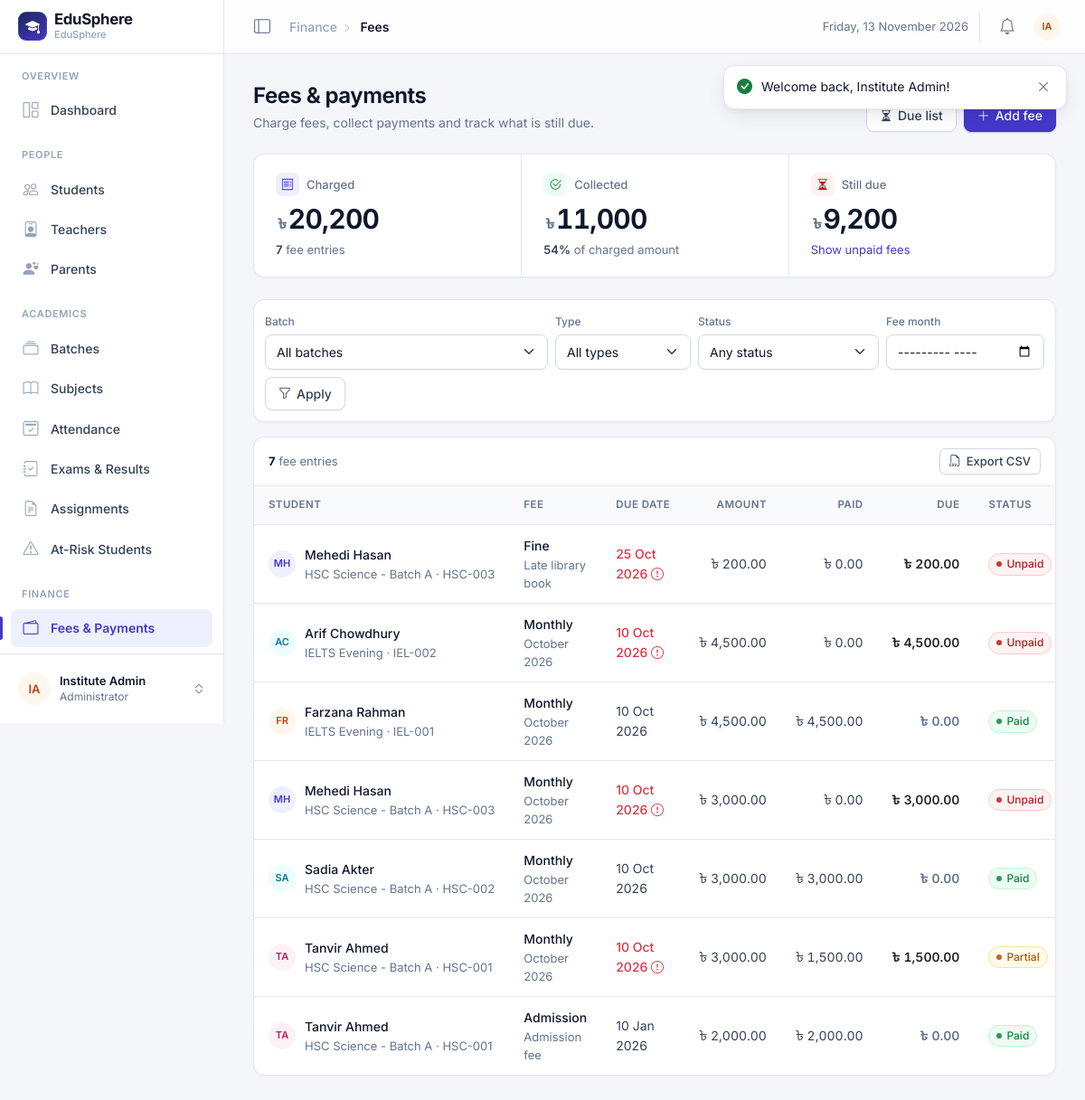
The page /fees/index.php (signed in) on the database its author committed.
### tables this page shows
CREATE TABLE fees (
    id          INT AUTO_INCREMENT PRIMARY KEY,
    student_id  INT NOT NULL,
    fee_type    ENUM('Monthly','Admission','Exam','Fine') NOT NULL,
    amount      DECIMAL(10,2) NOT NULL,
    fee_month   VARCHAR(7) NULL,                         
    due_date    DATE NULL,
    description VARCHAR(255) NULL,
    created_at  DATETIME NOT NULL DEFAULT CURRENT_TIMESTAMP,
    FOREIGN KEY (student_id) REFERENCES students(id) ON DELETE CASCADE
);

CREATE TABLE users (
    id              INT AUTO_INCREMENT PRIMARY KEY,
    name            VARCHAR(100) NOT NULL,
    username        VARCHAR(50)  NOT NULL UNIQUE,
    email           VARCHAR(100) NOT NULL UNIQUE,
    password        VARCHAR(255) NOT NULL,               
    role            ENUM('admin','teacher','student','parent') NOT NULL,
    status          ENUM('active','inactive') NOT NULL DEFAULT 'active',
    failed_attempts INT NOT NULL DEFAULT 0,
    locked_until    DATETIME NULL,
    reset_token     VARCHAR(64) NULL,
    reset_expires   DATETIME NULL,
    created_at      DATETIME NOT NULL DEFAULT CURRENT_TIMESTAMP
);

CREATE TABLE batches (
    id          INT AUTO_INCREMENT PRIMARY KEY,
    name        VARCHAR(100) NOT NULL,
    session     VARCHAR(20)  NOT NULL,                   
    description VARCHAR(255) NULL,
    created_at  DATETIME NOT NULL DEFAULT CURRENT_TIMESTAMP
);

CREATE TABLE students (
    id             INT AUTO_INCREMENT PRIMARY KEY,
    user_id        INT NOT NULL UNIQUE,
    batch_id       INT NULL,
    roll_no        VARCHAR(20) NOT NULL,
    dob            DATE NULL,
    gender         ENUM('Male','Female','Other') NULL,
    phone          VARCHAR(20) NULL,
    address        VARCHAR(255) NULL,
    guardian_name  VARCHAR(100) NULL,
    photo          VARCHAR(255) NULL,
    admission_date DATE NULL,
    FOREIGN KEY (user_id)  REFERENCES users(id)   ON DELETE CASCADE,
    FOREIGN KEY (batch_id) REFERENCES batches(id) ON DELETE SET NULL
);

### fees/index.php (the view, shortened to what this page needs)
<?php
require_once __DIR__ . '/../includes/functions.php';
$batch_id   = get_int('batch_id');
$student_id = get_int('student_id');
$status     = $_GET['status'] ?? '';
$type       = $_GET['type'] ?? '';
$month      = $_GET['month'] ?? '';
$sql = 'SELECT f.*, u.name AS student, s.roll_no, b.name AS batch,
               (SELECT COALESCE(SUM(p.amount_paid),0) FROM payments p WHERE p.fee_id = f.id) AS paid
          FROM fees f
          JOIN students s ON s.id = f.student_id
          JOIN users u ON u.id = s.user_id
          LEFT JOIN batches b ON b.id = s.batch_id
         WHERE 1 = 1';
$params = [];
$sql .= ' ORDER BY f.due_date DESC, f.id DESC';
$st = $pdo->prepare($sql);
$st->execute($params);
$fees = $st->fetchAll();
$sum_amount = array_sum(array_column($fees, 'amount'));
$sum_paid   = array_sum(array_column($fees, 'paid'));
$student_name = '';
require __DIR__ . '/../includes/header.php';
$filtered = $batch_id || $type || $status || $month;
$actions = '<a href="' . url('fees/index.php?status=due') . '" class="btn btn-light"><i class="bi bi-hourglass-split"></i> Due list</a>'
    . '<a href="' . url('fees/add.php' . ($student_id ? '?student_id=' . $student_id : '')) . '" class="btn btn-brand"><i class="bi bi-plus-lg"></i> Add fee</a>';
?>
<?php if ($student_id): ?>
    <?php page_head('Fees · ' . $student_name, 'Every fee charged to this student and the payments received.', $actions, ['All fees', 'fees/index.php']); ?>
<?php else: ?>
    <?php page_head('Fees & payments', 'Charge fees, collect payments and track what is still due.', $actions); ?>
<?php endif; ?>
<section class="kpi-strip cols-3" aria-label="Totals for this list">
    <div class="kpi">
        <div class="kpi-label"><span class="kpi-icon is-primary"><i class="bi bi-receipt"></i></span> Charged</div>
        <div class="kpi-value"><?= money_kpi($sum_amount) ?></div>
        <div class="kpi-meta"><strong><?= count($fees) ?></strong> fee entr<?= count($fees) === 1 ? 'y' : 'ies' ?><?= $filtered ? ' in this view' : '' ?></div>
    </div>
    <div class="kpi">
        <div class="kpi-label"><span class="kpi-icon is-success"><i class="bi bi-check2-circle"></i></span> Collected</div>
        <div class="kpi-value"><?= money_kpi($sum_paid) ?></div>
        <div class="kpi-meta"><?= $sum_amount > 0 ? '<strong>' . round($sum_paid / $sum_amount * 100) . '%</strong> of charged amount' : 'Nothing charged yet' ?></div>
    </div>
    <div class="kpi">
        <div class="kpi-label"><span class="kpi-icon is-danger"><i class="bi bi-hourglass-split"></i></span> Still due</div>
        <div class="kpi-value"><?= money_kpi($sum_amount - $sum_paid) ?></div>
        <div class="kpi-meta"><a href="<?= url('fees/index.php?status=due' . ($student_id ? '&student_id=' . $student_id : '')) ?>">Show unpaid fees</a></div>
    </div>
</section>
<form class="filter-bar filter-form">
    <?php if (!$student_id): ?>
    <div class="grow"><label class="form-label" for="batch_id">Batch</label>
        <select name="batch_id" id="batch_id" class="form-select">
            <option value="">All batches</option>
        </select></div>
    <?php endif; ?>
    <div class="fixed" style="flex-basis:150px"><label class="form-label" for="type">Type</label>
        <select name="type" id="type" class="form-select">
            <option value="">All types</option>
        </select></div>
    <div class="fixed"><label class="form-label" for="status">Status</label>
        <select name="status" id="status" class="form-select">
            <option value="">Any status</option>
        </select></div>
    <div class="fixed" style="flex-basis:170px"><label class="form-label" for="month">Fee month</label>
        <input type="month" name="month" id="month" class="form-control" value="<?= e($month) ?>"></div>
    <button class="btn btn-light"><i class="bi bi-funnel"></i> Apply</button>
</form>
<div class="card mb-4">
    <div class="table-toolbar">
        <span class="table-count"><strong><?= count($fees) ?></strong> fee entr<?= count($fees) === 1 ? 'y' : 'ies' ?></span>
        <button class="btn btn-sm btn-light no-print" data-export-csv="#feeTable" data-filename="fees.csv"><i class="bi bi-filetype-csv"></i> Export CSV</button>
    </div>
    <div class="table-responsive">
        <table class="table table-hover table-stack" id="feeTable">
            <thead><tr><?php if (!$student_id): ?><th>Student</th><?php endif; ?><th>Fee</th><th>Due date</th><th class="num">Amount</th><th class="num">Paid</th><th class="num">Due</th><th>Status</th><th class="text-end no-export">Actions</th></tr></thead>
            <tbody>
            <?php foreach ($fees as $f): $due = $f['amount'] - $f['paid']; $fs = fee_status($f['amount'], $f['paid']);
                $overdue = $fs !== 'Paid' && $f['due_date'] && $f['due_date'] < today(); ?>
                <tr>
                    <?php if (!$student_id): ?>
                    <td><div class="person"><?= avatar($f['student'], null, 'sm') ?><div class="min-w-0">
                        <a class="person-name" href="?student_id=<?= $f['student_id'] ?>"><?= e($f['student']) ?></a>
                        <div class="person-sub"><?= e($f['batch']) ?> · <?= e($f['roll_no']) ?></div></div></div></td>
                    <?php endif; ?>
                    <td data-label="Fee"><div class="cell-main"><?= e($f['fee_type']) ?></div>
                        <div class="cell-sub"><?= e($f['fee_month'] ? date('F Y', strtotime($f['fee_month'] . '-01')) : $f['description']) ?></div></td>
                    <td data-label="Due date" class="<?= $overdue ? 'text-danger fw-medium' : '' ?>"><?= fmt_date($f['due_date']) ?><?= $overdue ? ' <i class="bi bi-exclamation-circle" title="Overdue"></i>' : '' ?></td>
                    <td class="num" data-label="Amount"><?= money($f['amount']) ?></td>
                    <td class="num" data-label="Paid"><?= money($f['paid']) ?></td>
                    <td class="num fw-semibold <?= $due > 0 ? 'text-dark' : 'text-muted' ?>" data-label="Due"><?= money($due) ?></td>
                    <td data-label="Status"><?= status_badge($fs) ?></td>
                </tr>
            <?php endforeach; ?>
            </tbody>
        </table>
    </div>
</div>
<?php require __DIR__ . '/../includes/footer.php'; ?>

### includes/functions.php (shortened to what this page needs)
<?php
function e($value): string
{
    return htmlspecialchars((string)($value ?? ''), ENT_QUOTES, 'UTF-8');
}
function url(string $path = ''): string
{
    return BASE_URL . '/' . ltrim($path, '/');
}
function show_flash(): void
{
    $icons = ['success' => 'check-circle-fill', 'danger' => 'exclamation-octagon-fill',
              'warning' => 'exclamation-triangle-fill', 'info' => 'info-circle-fill'];
    echo '<div class="toast-stack" aria-live="polite">';
    foreach ($_SESSION['flash'] as $f) {
        $type = isset($icons[$f['type']]) ? $f['type'] : 'info';
        echo '<div class="es-toast is-' . $type . '" role="' . ($type === 'danger' ? 'alert' : 'status') . '" data-autohide="'
            . (in_array($type, ['success', 'info'], true) ? '1' : '0') . '">'
            . '<i class="bi bi-' . $icons[$type] . '"></i>'
            . '<div class="es-toast-msg">' . e($f['msg']) . '</div>'
            . '<button type="button" class="btn-close" aria-label="Close"></button></div>';
    }
    echo '</div>';
}
function page_head(string $title, string $sub = '', string $actions = '', ?array $back = null): void
{
    echo '<div class="page-head"><div><h1>' . e($title) . '</h1>';
    if ($sub !== '') echo '<p class="page-sub">' . $sub . '</p>';
    echo '</div>';
    if ($actions !== '') echo '<div class="page-actions no-print">' . $actions . '</div>';
    echo '</div>';
}
function initials(string $name): string
{
    $parts = preg_split('/\s+/', trim($name)) ?: [];
    $out = '';
    foreach (array_slice($parts, 0, 2) as $p) {
        $out .= mb_strtoupper(mb_substr($p, 0, 1));
    }
    return $out ?: '?';
}
function avatar(string $name, ?string $photo = null, string $size = ''): string
{
    $cls = 'avatar' . ($size ? ' avatar-' . $size : '');
    $tone = (abs(crc32($name)) % 5) + 1;
    return '<span class="' . $cls . ' tone-' . $tone . '" aria-hidden="true">' . e(initials($name)) . '</span>';
}
function money($amount): string
{
    return '৳' . "\u{00A0}" . number_format((float)$amount, 2);
}
function money_kpi($amount): string
{
    $a = (float)$amount;
    $num = number_format($a, fmod($a, 1.0) == 0.0 ? 0 : 2);
    return '<span class="unit">৳</span>' . $num;
}
function fmt_date($date): string
{
    return $date ? date('d M Y', strtotime($date)) : '-';
}
function today(): string
{
    return date('Y-m-d');
}
function get_int(string $key, int $default = 0): int
{
    return isset($_GET[$key]) ? (int)$_GET[$key] : $default;
}
function status_badge(string $status): string
{
    $map = [
        'Present' => 'success', 'Absent' => 'danger', 'Late' => 'warning',
        'Paid' => 'success', 'Partial' => 'warning', 'Unpaid' => 'danger',
        'active' => 'success', 'inactive' => 'secondary',
    ];
    $c = $map[$status] ?? 'secondary';
    return '<span class="badge dot text-bg-' . $c . '">' . e(ucfirst($status)) . '</span>';
}
function fee_status(float $amount, float $paid): string
{
    if ($paid <= 0) return 'Unpaid';
    if ($paid < $amount) return 'Partial';
    return 'Paid';
}

### rows shown on the page
fees: users.name "MH", users.name "Mehedi Hasan", batches.name "HSC Science - Batch A", student.roll_no "HSC-003", fee_type "Fine", description "Late library book", due_date "25 Oct 2026", amount "৳ 200.00", paid "৳ 0.00", due "৳ 200.00", status "Unpaid"
fees: users.name "AC", users.name "Arif Chowdhury", batches.name "IELTS Evening", student.roll_no "IEL-002", fee_type "Monthly", fee_month "October 2026", due_date "10 Oct 2026", amount "৳ 4,500.00", paid "৳ 0.00", due "৳ 4,500.00", status "Unpaid"
fees: users.name "FR", users.name "Farzana Rahman", batches.name "IELTS Evening", student.roll_no "IEL-001", fee_type "Monthly", fee_month "October 2026", due_date "10 Oct 2026", amount "৳ 4,500.00", paid "৳ 4,500.00", due "৳ 0.00", status "Paid"
fees: users.name "MH", users.name "Mehedi Hasan", batches.name "HSC Science - Batch A", student.roll_no "HSC-003", fee_type "Monthly", fee_month "October 2026", due_date "10 Oct 2026", amount "৳ 3,000.00", paid "৳ 0.00", due "৳ 3,000.00", status "Unpaid"
fees: users.name "SA", users.name "Sadia Akter", batches.name "HSC Science - Batch A", student.roll_no "HSC-002", fee_type "Monthly", fee_month "October 2026", due_date "10 Oct 2026", amount "৳ 3,000.00", paid "৳ 3,000.00", due "৳ 0.00", status "Paid"
fees: users.name "TA", users.name "Tanvir Ahmed", batches.name "HSC Science - Batch A", student.roll_no "HSC-001", fee_type "Monthly", fee_month "October 2026", due_date "10 Oct 2026", amount "৳ 3,000.00", paid "৳ 1,500.00", due "৳ 1,500.00", status "Partial"
fees: users.name "TA", users.name "Tanvir Ahmed", batches.name "HSC Science - Batch A", student.roll_no "HSC-001", fee_type "Admission", description "Admission fee", due_date "10 Jan 2026", amount "৳ 2,000.00", paid "৳ 2,000.00", due "৳ 0.00", status "Paid"

### other values the page prints
$f['msg'] "Welcome back, Institute Admin!"
APP_NAME "EduSphere"
INSTITUTE_NAME "EduSphere"
$group "OVERVIEW"
$label "Dashboard"
$group "PEOPLE"
$label "Students"
$label "Teachers"
$label "Parents"
$group "ACADEMICS"
$label "Batches"
$label "Subjects"
$label "Attendance"
$label "Exams & Results"
$label "Assignments"
